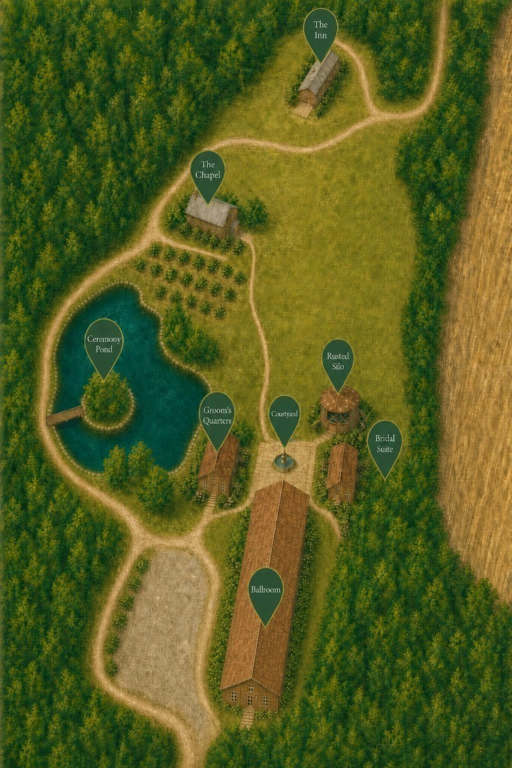
#> input picture public/maps/hidden-acres-grounds-illustrated.png, 1024 x 1536 px, found by its file name (shown at 1/2 size)
$ python _qa_detect_pins_v11c.py
#> lines starting #> are read from the running program, lines starting #| are printed output that depends on the picture
from PIL import Image, ImageDraw, ImageFilter
import numpy as np
from pathlib import Path

src = Path(r"C:\Dev\hidden-acres\public\maps\hidden-acres-grounds-illustrated.png")
im = Image.open(src).convert("RGB")
#> im is the input picture: PIL image 1024x1536 RGB; mean R, G, B 86.3, 93.6, 32.6
a = np.asarray(im).astype(np.float32)
h, w, _ = a.shape
#> h = 1536; w = 1024
r, g, b = a[:, :, 0], a[:, :, 1], a[:, :, 2]
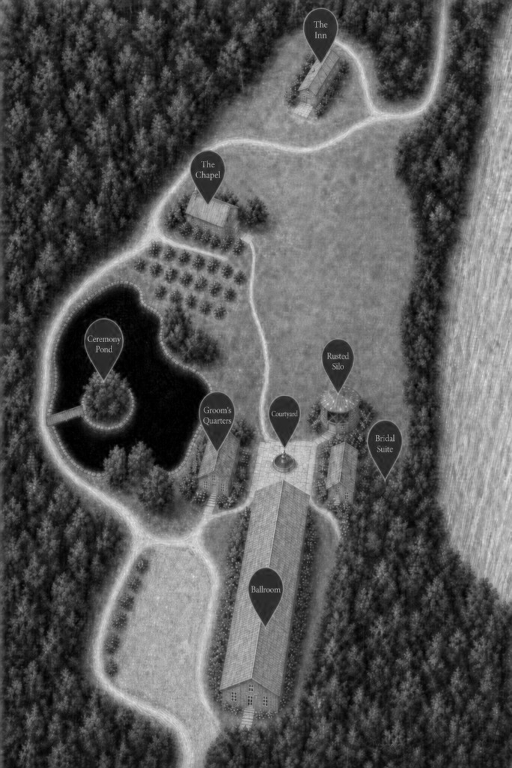
#> r: shape (1536, 1024) float32 (shown at 1/2 size); min 0, max 235, mean 86.3
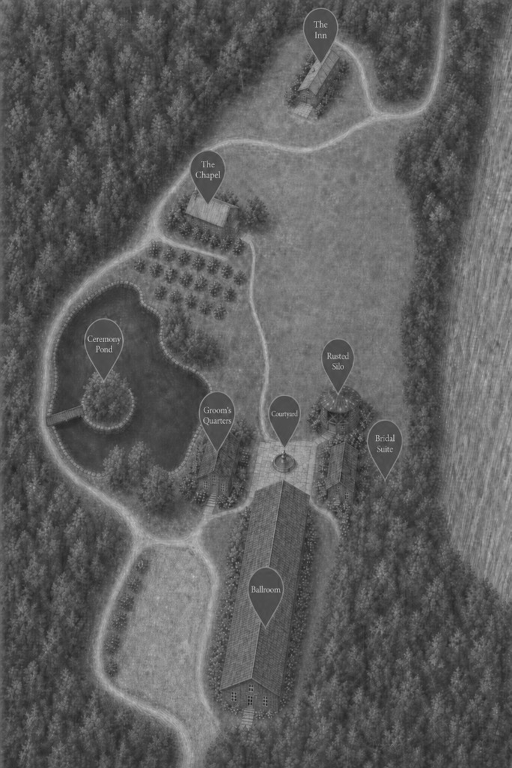
#> g: shape (1536, 1024) float32 (shown at 1/2 size); min 16, max 217, mean 93.6
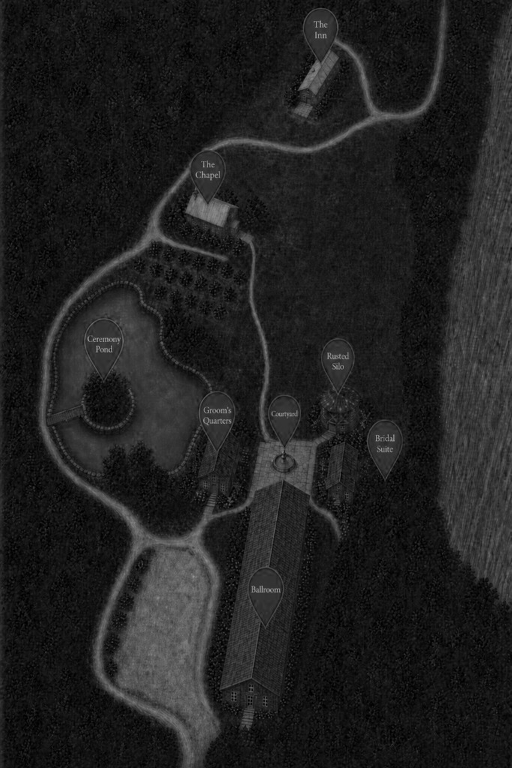
#> b: shape (1536, 1024) float32 (shown at 1/2 size); min 0, max 193, mean 32.6

# Bright white-ish label text on pins
white = (r > 200) & (g > 200) & (b > 200) & ((r + g + b) > 620)
#> white: shape (1536, 1024) bool; every value is 0

# Find white clusters that could be pin labels
visited = np.zeros((h, w), dtype=bool)
dirs = [(-1, 0), (1, 0), (0, -1), (0, 1), (-1, -1), (-1, 1), (1, -1), (1, 1)]
ys_all, xs_all = np.where(white)
#> ys_all = empty array; xs_all = empty array
clusters = []
for y0, x0 in zip(ys_all, xs_all):
    if visited[y0, x0]:
        continue
    stack = [(int(y0), int(x0))]
    visited[y0, x0] = True
    pts_x, pts_y = [], []
    while stack:
        y, x = stack.pop()
        pts_x.append(x)
        pts_y.append(y)
        for dy, dx in dirs:
            ny, nx = y + dy, x + dx
            if 0 <= ny < h and 0 <= nx < w and (not visited[ny, nx]) and white[ny, nx]:
                visited[ny, nx] = True
                stack.append((ny, nx))
    area = len(pts_x)
    if area < 8 or area > 400:
        continue
    xs = np.array(pts_x)
    ys = np.array(pts_y)
    x_min, x_max = int(xs.min()), int(xs.max())
    y_min, y_max = int(ys.min()), int(ys.max())
    bw, bh = x_max - x_min + 1, y_max - y_min + 1
    if bw < 8 or bh < 4 or bw > 70 or bh > 45:
        continue
    # Look for olive pin color below/around this white text
    pad = 8
    xa0, xa1 = max(0, x_min - pad), min(w, x_max + pad)
    ya0, ya1 = max(0, y_min - pad), min(h, y_max + int(bh * 2.5) + 20)
    region = a[ya0:ya1, xa0:xa1]
    rr, gg, bb = region[:, :, 0], region[:, :, 1], region[:, :, 2]
    olive = (
        (gg > 45)
        & (gg < 145)
        & (gg >= rr - 8)
        & (gg > bb + 5)
        & (rr < 125)
        & (bb < 95)
        & ((gg - rr) + (gg - bb) > 20)
    )
    olive_frac = olive.mean()
    if olive_frac < 0.08:
        continue
    # tip = bottom-most olive pixel in a column near white center
    cx = int(xs.mean())
    # search columns around center
    tip_candidates = []
    for dx in range(-8, 9):
        col = cx + dx
        if col < 0 or col >= w:
            continue
        # from white bottom downward ~ 80px
        y_start = y_max
        y_end = min(h, y_max + 80)
        col_slice = olive[:, col - xa0] if 0 <= col - xa0 < olive.shape[1] else None
        # use full image olive for tip
    # Build local olive mask relative to full image
    full_olive = (
        (g > 45)
        & (g < 145)
        & (g >= r - 8)
        & (g > b + 5)
        & (r < 125)
        & (b < 95)
        & ((g - r) + (g - b) > 20)
    )
    tip_y = None
    tip_x = cx
    search_x0, search_x1 = max(0, cx - 12), min(w, cx + 13)
    search_y0, search_y1 = y_min, min(h, y_max + 90)
    sub = full_olive[search_y0:search_y1, search_x0:search_x1]
    if not sub.any():
        continue
    # bottom-most olive in this window, near horizontal center of white
    sy, sx = np.where(sub)
    # prefer pixels near cx
    weights = 1.0 / (1.0 + np.abs((sx + search_x0) - cx))
    # take bottom 15% by y
    y_abs = sy + search_y0
    y_cut = np.percentile(y_abs, 88)
    bottom = y_abs >= y_cut
    if not bottom.any():
        continue
    tip_x = float(((sx[bottom] + search_x0) * weights[bottom]).sum() / weights[bottom].sum())
    tip_y = float(y_abs[bottom].max())
    clusters.append(
        dict(
            white_c=(float(xs.mean()), float(ys.mean())),
            tip=(tip_x, tip_y),
            tip_pct=(tip_x / w * 100, tip_y / h * 100),
            area=area,
            olive=float(olive_frac),
            bbox=(x_min, y_min, x_max, y_max),
        )
    )
#> this loop made 0 passes
#> after the loop, clusters = []

# Deduplicate nearby clusters
clusters.sort(key=lambda c: c["tip_pct"][1])
kept = []
for c in clusters:
    if any(abs(c["tip"][0] - k["tip"][0]) < 18 and abs(c["tip"][1] - k["tip"][1]) < 18 for k in kept):
        # keep higher olive
        for i, k in enumerate(kept):
            if abs(c["tip"][0] - k["tip"][0]) < 18 and abs(c["tip"][1] - k["tip"][1]) < 18:
                if c["olive"] > k["olive"]:
                    kept[i] = c
                break
        continue
    kept.append(c)
#> after the loop, kept = []

print(f"white-anchored pins: {len(kept)}")
#| white-anchored pins: 0
for i, c in enumerate(kept):
    print(
        f"{i}: tip%=({c['tip_pct'][0]:5.2f},{c['tip_pct'][1]:5.2f}) "
        f"white_c={c['white_c']} area={c['area']} olive={c['olive']:.3f}"
    )

ov = im.copy()
draw = ImageDraw.Draw(ov)
for i, c in enumerate(kept):
    x, y = c["tip"]
    draw.ellipse([x - 5, y - 5, x + 5, y + 5], outline=(255, 0, 0), width=2)
    draw.line([x - 10, y, x + 10, y], fill=(255, 255, 0))
    draw.line([x, y - 10, x, y + 10], fill=(255, 255, 0))
    wx, wy = c["white_c"]
    draw.rectangle([c["bbox"][0], c["bbox"][1], c["bbox"][2], c["bbox"][3]], outline=(0, 255, 255))
    draw.text((x + 6, y - 8), str(i), fill=(255, 0, 255))
ov.save(r"C:\Dev\hidden-acres\public\maps\_qa-v11-white-tips.png")
print("wrote _qa-v11-white-tips.png")
